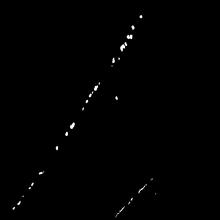
%> input picture results/result_0.png, 220 x 220 px, shrunk from 512 x 512 before the run
$ octave U_Corrosion.m   (GNU Octave 9; MATLAB toolbox functions it lacks are replaced by stand-ins)
%> lines starting %> are read from the running program, lines starting %| are printed output that depends on the picture; in (x1, y1, x2, y2) boxes, pixels count from 0 and x2, y2 are one past the last pixel; in counts of white or black regions, pixels touching at a corner belong together; the program's own positions count from 1
clear all;
img_in=imread("E:\Pycharm\projects\Test_n\results\result_0.png");
%> img_in is the input picture: size 220x220 uint8; min 0, max 255, mean 1.1
%灰度化
img_gray=im2gray(img_in);%subplot(3,3,2);
img1=img_gray;
 %二值化
img1=im2bw(img1,graythresh(img1));
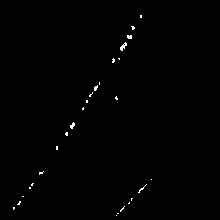
%> img1: size 220x220 logical; 0.49% white in thin lines or dots, all inside (x1, y1, x2, y2) = (13, 15, 152, 216)
%figure;imshow(img1);
%img_before=~img_in;
%图片处理后即为黑底，无需反转
%figure;imshow(img_before);
%为了保证做极限腐蚀时不受边界突变凹坑的影响，先对整幅图像做一个边缘的光滑处理。
%这里使用膨胀。这样做的话极限腐蚀后最终腐蚀的区域数只有三个，消去了由于边界不光
%滑造成的影响。
img=imdilate(img1,ones(8,8));%使用膨胀法进行边界平滑。
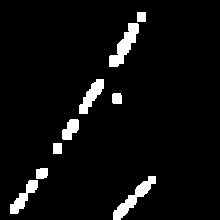
%> img: size 220x220 logical; 5.2% white; 9 white regions, largest, box (x1, y1, x2, y2) and area: (109, 23, 139, 67) 563, (113, 176, 156, 220) 546, (79, 79, 104, 114) 397
%
%figure;imshow(img);
%img=img_before;
[m,n]=size(img);
%> m = 220; n = 220
imgn=zeros(m,n);
preimg=imgn;
%
se=strel('square',3);%stricture element.

%开始
while sum(sum(preimg-img))~=0
    preimg=img;
    img=img>0;
    [img label]=bwlabel(img);      %标记不同区域，label是区域个数

    imgn=imerode(img,se);
    %腐蚀之后是否有哪个被标记的区域消失了
    Hist=zeros(1,label);
    for i=1:m
        for j=1:n
            if imgn(i,j)~=0
                Hist(imgn(i,j))=imgn(i,j);
            end
        end
    end
    %统计消失区域的标号
    H=[];
    for i=1:label
        if Hist(i)==0
            H=[H i];
        end
    end
    %如果这个区域消失了，那么再把这个区域恢复过来
    if ~isempty(H)
        l=length(H);
        for i=1:m
            for j=1:n
                for k=1:l
                    if img(i,j)==H(k)
                        imgn(i,j)=img(i,j);
                    end
                end
            end
        end
    end
    img=imgn;
end
%> this loop made 7 passes
%> (label, l) on passes 4 to 7: (19, 4), (24, 23), (24, 24), (24, 24)
%> label on passes 1 to 3: 9, 10, 12
%> pass 1, `[img label]=bwlabel(img);`:
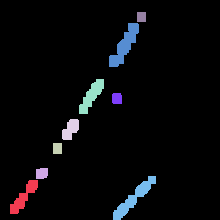
%> img: size 220x220 double; 10 distinct labels, from 0 to 9; one colour per label, 0 black
%> pass 2, `img=img>0;`:
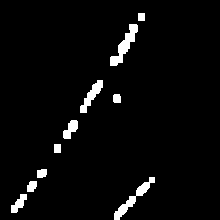
%> img: size 220x220 logical; 3.6% white; 10 white regions, largest, box (x1, y1, x2, y2) and area: (110, 24, 138, 66) 415, (114, 177, 155, 220) 382, (80, 80, 103, 113) 281
%> pass 2, `[img label]=bwlabel(img);`:
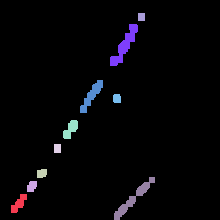
%> img: size 220x220 double; 11 distinct labels, from 0 to 10; one colour per label, 0 black
%> after the loop: imgn: size 220x220 double; 25 distinct labels, from 0 to 24
%> after the loop, Hist = 24 values from 0 to 0
a=label  %输出区域数量
%> a = 24

figure
imshow(img);title('最终腐蚀结果——“核”');
%> after `imshow(img)`:
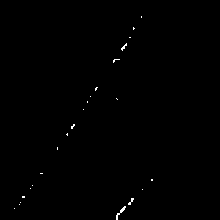
%> displayed picture: size 220x220, on the screen's scale of 0 to 255; 0.29% white in thin lines or dots, all inside (x1, y1, x2, y2) = (14, 16, 153, 220)
